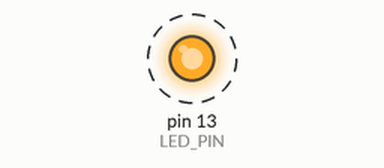
This sketch was run on a simulated Arduino Uno, built with avr-gcc and run on an emulated ATmega328P. On the bench: output pins drawn as LEDs (lit = HIGH). Dashed ring = blinking. What the sketch prints to the serial monitor is not drawn.

Above: at 10.2 s.
Timing chart, 0 to 13.0 s (numbered marks = the images above):
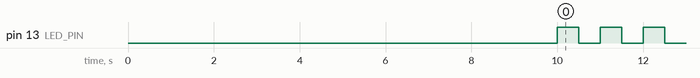

The sketch:

lab1a.ino.ino
```cpp
//Lab1_hello_arduino
#define LED_PIN 13

void setup() {
  // put your setup code here, to run once:
  pinMode(LED_PIN , OUTPUT);
  digitalWrite(LED_PIN , LOW);

  Serial.begin(9600);
  Serial.println("Lab 1: Hello arduino v0.0\n");
  delay(10000);
}

void loop() {
  // put your main code here, to run repeatedly:
  digitalWrite(LED_PIN , HIGH); //turn on LED
  Serial.println("On");
  delay(500);                   //wait half second
  digitalWrite(LED_PIN , LOW);  //turn off LED
  Serial.println("Off");
  delay(500);                   //wait half second
}
```

Measured:
- by itself, pin 13 (LED_PIN): alternates HIGH for 0.50 s and LOW for 0.50 s
